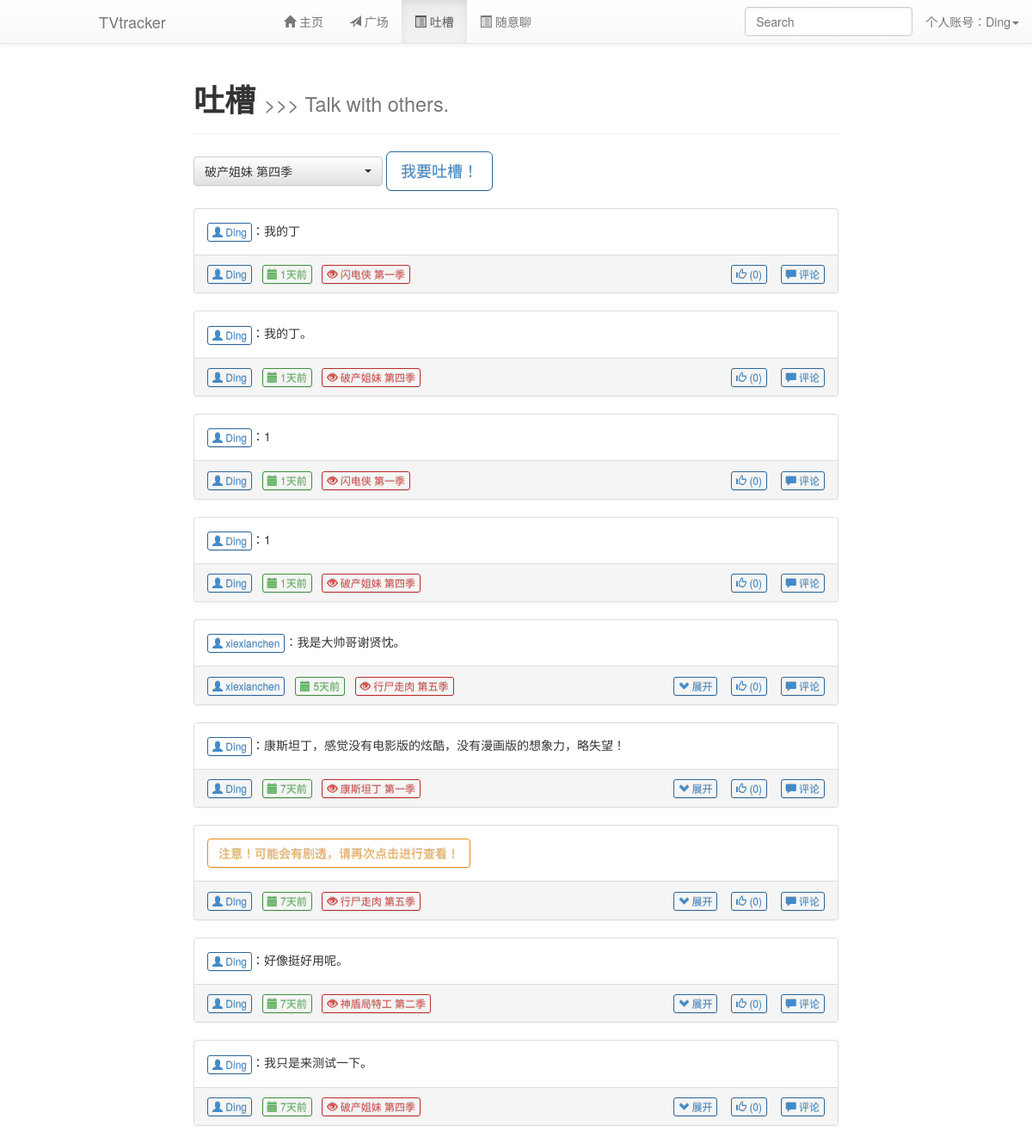
The app's page /talk (signed in) with its own data.
### tables this page shows
CREATE TABLE tracking (
    id integer primary key autoincrement,
    tvname text not null,
    userid integer not null,
    epnum integer not null default 0,
    end integer not null default 0
);

CREATE TABLE [discuss] ([id] integer PRIMARY KEY AUTOINCREMENT, [name1] text NOT NULL, [name2] text, [time] integer NOT NULL, [warning] integer NOT NULL DEFAULT(0), [level] integer NOT NULL DEFAULT '0', [content] text NOT NULL, [replyid] INTEGER, [tvname] TEXT NOT NULL);

### application.py (the view)
@app.route('/talk')
def talkPage():
    if session.get('logged_in'):
        user = query_db('select * from user where username = ?', [session['username']], one=True)
        tracking = query_db('select tvname, epnum from tracking where userid = ?', [user['id']])
        if tracking:
            sql = 'select * from discuss where name2 is null and (tvname = ?' + ' or tvname = ?' * (len(tracking)-1)
            talk = query_db(sql+') limit 30', [i['tvname'] for i in tracking])
            talk.reverse()
            re = []
            for i in talk:
                i['time'] = delta_T(i['time'])
                replys = query_db('select * from discuss where replyid = ?', [i['id']])
                if replys:
                    for reply in replys:
                        reply['time'] = delta_T(reply['time'])
                    re.append(replys)
                else:
                    re.append(0)
            return render_template('talkPage.html', user = user, tracking = tracking, talk = zip(talk, re))
        else:
            return render_template('talkPage.html', user = user, tracking = False)
    else:
        return redirect(url_for('welcome'))

### application.py (called while the page is built)
def connect_db():
    return sqlite3.connect(app.config['DATABASE'])

@app.before_request
def before_request():
    g.db = connect_db()

@app.teardown_request
def teardown_request(exception):
    g.db.close()

def query_db(query, args=(), one=False):
    cur = g.db.execute(query, args)
    rv = [dict((cur.description[idx][0], value)
               for idx, value in enumerate(row)) for row in cur.fetchall()]
    return (rv[0] if rv else None) if one else rv

def delta_T(t):
    d1 = time.gmtime()
    d2 = time.gmtime(t)
    s = ''
    if d1.tm_year - d2.tm_year == 0:
        if d1.tm_mon - d2.tm_mon == 0:
            if d1.tm_mday - d2.tm_mday == 0:
                if d1.tm_hour - d2.tm_hour == 0:
                    if d1.tm_min - d2.tm_min == 0:
                        s = str(d1.tm_sec-d2.tm_sec)+u'秒前'
                    else:
                        s = str(d1.tm_min-d2.tm_min)+u'分钟前'
                else:
                    s = str(d1.tm_hour-d2.tm_hour)+u'小时前'
            else:
                s = str(d1.tm_mday-d2.tm_mday)+u'天前'
        else:
            s = str(d1.tm_mon-d2.tm_mon)+u'月前'
    else:
        s = str(d1.tm_year-d2.tm_year)+u'年前'
    return s

### templates/talkPage.html (shortened to what this page needs)
{% extends "dashboard.html" %}
{% block body %}
    <div class="page-header">
        <h1><b>吐槽</b> <small>>>> Talk with others.</small></h1>
    </div>
    <link rel="stylesheet" type="text/css" href="{{ url_for('static', filename='bootstrap-select.min.css') }}">
    {% if tracking %}
    <form method="POST" action="{{ url_for('postTalk') }}">
        <select name="tv" class="selectpicker">
            {% for i in tracking %}
                <option>{{ i.tvname }}</option>
            {% endfor %}
        </select>
        <button type="button" class="btn btn-primary btn-outline btn-lg" data-toggle="modal" data-target="#talkModal" onclick="$('#talkText').focus();$('#talkText').select();">
            我要吐槽！
        </button>
    </form>
    {% else %}
    <div class="jumbotron" background="black">
      <h3 align="center">你没有任何追剧记录，没啥可吐槽的呦！</h3>
    </div>
    {% endif %}
    <br />
    {% for i, j in talk %}
        {% if j == 0 %}
        <div class="panel panel-default">
        {% else %}
        <div class="panel panel-default">
        {% endif %}
            <div class="panel-body">
                {% if i.warning %}
                    <a class="btn btn-warning btn-outline" onclick="$(this).hide();$('.{{ i.id }}con').fadeIn();">注意！可能会有剧透，请再次点击进行查看！</a>
                    {% else %}
                    <div><a class="btn btn-xs btn-primary btn-outline" href='{{ url_for('viewUser') }}?user={{ i.name1 }}'><span class="glyphicon glyphicon-user"></span> {{ i.name1 }}</a>：{{ i.content }}</div>
                {% endif %}
            </div>
            <div class="panel-footer">
                <a class="btn btn-xs btn-primary btn-outline" href='{{ url_for('viewUser') }}?user={{ i.name1 }}'><span class="glyphicon glyphicon-user"></span> {{ i.name1 }}</a>&nbsp;&nbsp;
                <span class="btn btn-xs btn-success btn-outline"><span class="glyphicon glyphicon-calendar"></span> {{ i.time }}</span>&nbsp;&nbsp;
                <span class="btn btn-xs btn-danger btn-outline"><span class="glyphicon glyphicon-eye-open"></span> {{ i.tvname }}</span>
                <div class="pull-right">
                    {% if j != 0 %}
                        <span class="btn btn-xs btn-primary btn-outline {{ i.id }}showBtn" onclick="$('.{{ i.id }}replySquare').fadeToggle();$('.{{ i.id }}hideBtn').show();$('.{{ i.id }}showBtn').hide();"><span class="glyphicon glyphicon-chevron-down"></span> 展开</span><span class="{{ i.id }}showBtn"> &nbsp;&nbsp;</span>
                    {% endif %}
                    <a class="btn btn-xs btn-primary btn-outline"><span class="glyphicon glyphicon-thumbs-up"></span> (0)</a> &nbsp;&nbsp;
                    <button class="btn btn-xs btn-primary btn-outline" data-toggle="modal" data-target="#replyModal" onclick="$('#replyName').val('{{ i.name1 }}');$('#tvName').val('{{ i.tvname }}');$('#replyId').val('{{ i.id }}');$('#replyText').focus();"><span class="glyphicon glyphicon-comment"></span> 评论</button>
                </div>
            </div>
        </div>
        <br />
    {% endfor %}
{% endblock %}

### templates/talkPage.html (style rules this page uses)
.btn-outline { background-color: transparent; background-image: none; color: inherit; transition: all .5s; }
.btn-primary.btn-outline { color: #428bca; }
.btn-success.btn-outline { color: #5cb85c; }
.btn-warning.btn-outline { color: #f0ad4e; }
.btn-danger.btn-outline { color: #d9534f; }
.panel { margin-bottom: 0; }

### records on screen
tracking: tvname "破产姐妹 第四季"
discuss: warning 0 (drawn), name1 "Ding", content "我的丁", name1 "Ding", tvname "闪电侠 第一季"
discuss: warning 0 (drawn), name1 "Ding", content "我的丁。", name1 "Ding", tvname "破产姐妹 第四季"
discuss: warning 0 (drawn), name1 "Ding", content "1", name1 "Ding", tvname "闪电侠 第一季"
discuss: warning 0 (drawn), name1 "Ding", content "1", name1 "Ding", tvname "破产姐妹 第四季"
discuss: warning 0 (drawn), name1 "xiexianchen", content "我是大帅哥谢贤忱。", name1 "xiexianchen", tvname "行尸走肉 第五季"
discuss: warning 0 (drawn), name1 "Ding", content "康斯坦丁，感觉没有电影版的炫酷，没有漫画版的想象力，略失望！", name1 "Ding", tvname "康斯坦丁 第一季"
discuss: name1 "Ding", tvname "行尸走肉 第五季"
discuss: warning 0 (drawn), name1 "Ding", content "好像挺好用呢。", name1 "Ding", tvname "神盾局特工 第二季"
discuss: warning 0 (drawn), name1 "Ding", content "我只是来测试一下。", name1 "Ding", tvname "破产姐妹 第四季"

### other values on screen
{{ session['username'] }} "Ding"
{{ i.time }} "1天前" "1天前" "1天前" "1天前" "5天前" "7天前" "7天前" "7天前" "7天前"
